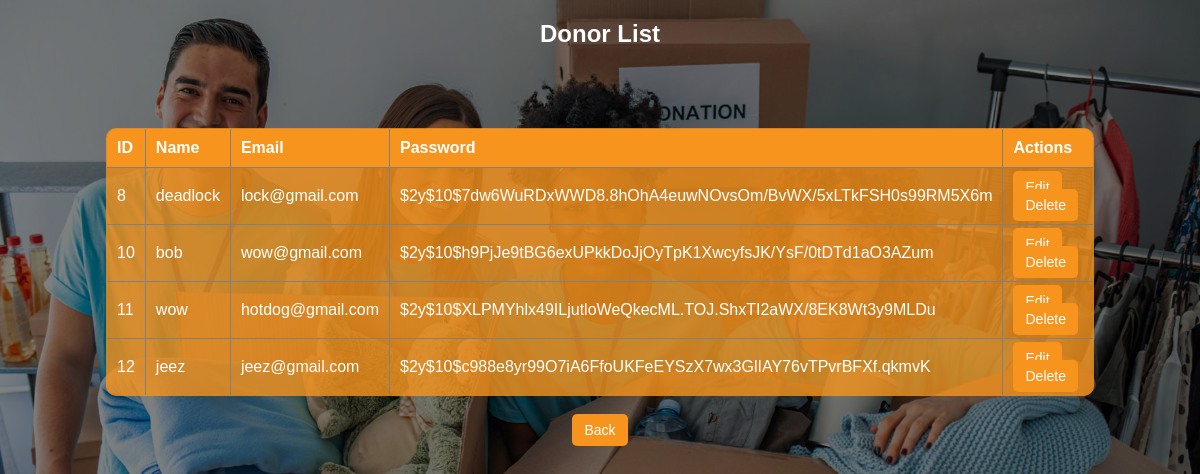
Page /view_donors.php (signed in) on the committed database.
### tables this page shows
CREATE TABLE `donor_reg` (
  `donor_id` int(11) NOT NULL,
  `donor_name` varchar(100) NOT NULL,
  `donor_email` varchar(100) NOT NULL,
  `donor_password` varchar(255) NOT NULL
);

### view_donors.php (the view, shortened to what this page needs)
<?php
include('db_donation.php');
$query = "SELECT * FROM donor_reg";
$result = mysqli_query($conn, $query);
?>
<!DOCTYPE html>
<html lang="en">
<head>
</head>
<body>
<h2 style="text-align: center;">Donor List</h2>
<table class="donor-list-table" border="1">
    <tr>
        <th>ID</th>
        <th>Name</th>
        <th>Email</th>
        <th>Password</th>
        <th>Actions</th>
    </tr>
    <?php while ($row = mysqli_fetch_assoc($result)) : ?>
    <tr>
        <td><?php echo $row['donor_id']; ?></td>
        <td><?php echo $row['donor_name']; ?></td>
        <td><?php echo $row['donor_email']; ?></td>
        <td><?php echo $row['donor_password']; ?></td>
        <td class="action-links">
        <a href="edit_donor.php?donor_id=<?php echo $row['donor_id']; ?>" class="btn-action">Edit</a>
        <a href="delete_donor.php?donor_id=<?php echo $row['donor_id']; ?>" class="btn-action" onclick="return confirm('Are you sure?');">Delete</a>
        </td>
    </tr>
    <?php endwhile; ?>
</table>
<br>
<div class="button-container">
    <form action="admin_dashboard.php">
        <button type="submit" class="btn-back">Back</button>
    </form>
</div>
</body>
</html>

### view_donors.php (style rules this page uses)
body { height: 80vh; background-image: url('donategoods.jpg'); background-color: rgba(0, 0, 0, 0.5); background-blend-mode: darken; background-size: cover; background-position: bottom; background-repeat: no-repeat; color: white; font-family: Arial, sans-serif; margin-top: 20px; }
.donor-list-table { margin: 0 auto; border-collapse: collapse; width: 80%; background-color: rgba(247, 148, 29, 0.8); border-radius: 10px; overflow: hidden; margin-top: 80px; }
.donor-list-table th, .donor-list-table td { padding: 10px; text-align: left; }
.donor-list-table th { background-color: #f7941d; }
.button-container { text-align: center; }
.btn-back { padding: 8px 12px; background-color: #f7941d; color: white; border: none; border-radius: 5px; font-size: 14px; cursor: pointer; }
.btn-action { padding: 8px 12px; text-decoration: none; color: white; background-color: #f7941d; border-radius: 5px; transition: background-color 0.3s ease; font-size: 14px; margin-right: 5px; }
.action-links a { color: white; text-decoration: none; }

### rows in the picture
donor_reg: donor_id "8", donor_name "deadlock", donor_email "lock@gmail.com", donor_password "$2y$10$7dw6WuRDxWWD8.8hOhA4euwNOvsOm/BvWX/5xLTkFSH0s99RM5X6m"
donor_reg: donor_id "10", donor_name "bob", donor_email "wow@gmail.com", donor_password "$2y$10$h9PjJe9tBG6exUPkkDoJjOyTpK1XwcyfsJK/YsF/0tDTd1aO3AZum"
donor_reg: donor_id "11", donor_name "wow", donor_email "hotdog@gmail.com", donor_password "$2y$10$XLPMYhlx49ILjutloWeQkecML.TOJ.ShxTI2aWX/8EK8Wt3y9MLDu"
donor_reg: donor_id "12", donor_name "jeez", donor_email "jeez@gmail.com", donor_password "$2y$10$c988e8yr99O7iA6FfoUKFeEYSzX7wx3GlIAY76vTPvrBFXf.qkmvK"
